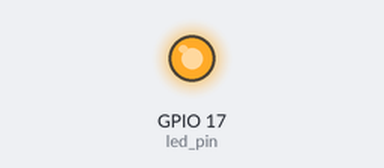
Bench run of a program on a simulated Raspberry Pi (BCM pin numbers). Shown: output pins drawn as LEDs (lit = HIGH). Random numbers come from a fixed seed.

Above: at 0.1 s.
At 36.1 s:
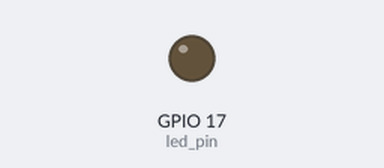
Timing chart, 0 to 37.6 s (numbered marks = the images above):
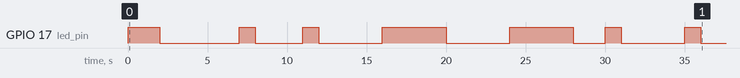

Measured:
- by itself, GPIO 17 (led_pin): LOW → HIGH at 0.00 s, → LOW 2.0 s later, → HIGH 5.0 s later, → LOW 1.0 s later, … (14 changes in this stretch)

The program:

blink.py
```python
#!/usr/bin/env python
import RPi.GPIO as GPIO    # Import Raspberry Pi GPIO library
from time import sleep     # Import the sleep function from the time module
import random

GPIO.setwarnings(False)    # Ignore warning for now
GPIO.setmode(GPIO.BCM)   # Use physical pin numbering
led_pin = 17
GPIO.setup(led_pin, GPIO.OUT)

while True: # Run forever
    on_time = random.randint(1,5)
    off_time = random.randint(1,5)
    GPIO.output(led_pin, True) # Turn on
    sleep(on_time)                  # Sleep for 1 second
    GPIO.output(led_pin, False)  # Turn off
    sleep(off_time)                  # Sleep for 1 second
```
